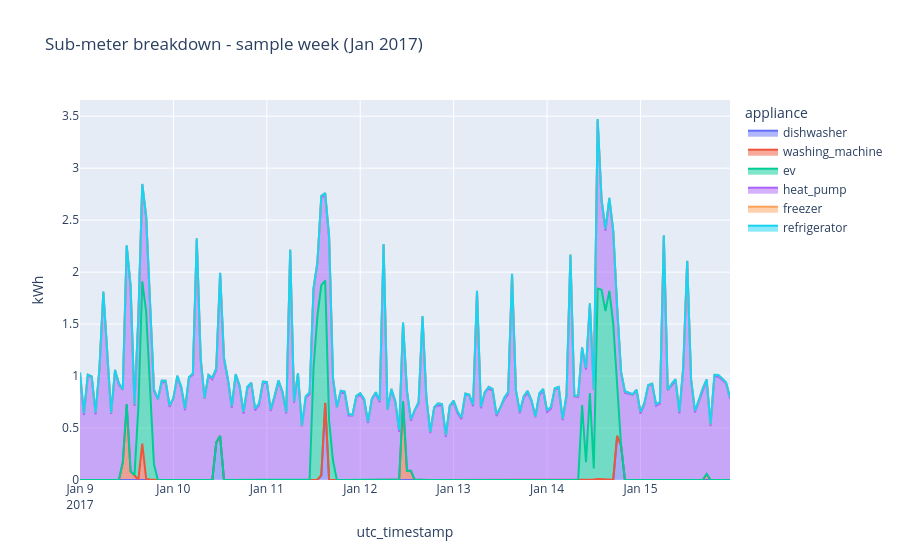

The notebook cell this image was saved under:
### Code cell
# sub-meter stacked area for a representative week - confirms which appliances are shiftable
sample = hourly.loc['2017-01-09':'2017-01-15', ['dishwasher','washing_machine','ev','heat_pump','freezer','refrigerator']].fillna(0)
fig = px.area(sample, title='Sub-meter breakdown - sample week (Jan 2017)', labels=dict(value='kWh', variable='appliance'))
fig.show()

### Figure 1 — Plotly figure (JSON) as saved in the notebook; plotly's stock layout.template omitted (floating-point values rounded to 4 significant figures; data arrays with more than 128 entries replaced by an {"elided": "..."} marker saying what was removed)
{"data": [{"fillpattern": {"shape": ""}, "hovertemplate": "appliance=dishwasher<br>utc_timestamp=%{x}<br>kWh=%{y}<extra></extra>", "legendgroup": "dishwasher", "line": {"color": "#636efa"}, "marker": {"symbol": "circle"}, "mode": "lines", "name": "dishwasher", "orientation": "v", "showlegend": true, "stackgroup": "1", "type": "scatter", "x": {"elided": "168 str values"}, "xaxis": "x", "y": {"elided": "168 float values"}, "yaxis": "y"}, {"fillpattern": {"shape": ""}, "hovertemplate": "appliance=washing_machine<br>utc_timestamp=%{x}<br>kWh=%{y}<extra></extra>", "legendgroup": "washing_machine", "line": {"color": "#EF553B"}, "marker": {"symbol": "circle"}, "mode": "lines", "name": "washing_machine", "orientation": "v", "showlegend": true, "stackgroup": "1", "type": "scatter", "x": {"elided": "168 str values"}, "xaxis": "x", "y": {"elided": "168 float values"}, "yaxis": "y"}, {"fillpattern": {"shape": ""}, "hovertemplate": "appliance=ev<br>utc_timestamp=%{x}<br>kWh=%{y}<extra></extra>", "legendgroup": "ev", "line": {"color": "#00cc96"}, "marker": {"symbol": "circle"}, "mode": "lines", "name": "ev", "orientation": "v", "showlegend": true, "stackgroup": "1", "type": "scatter", "x": {"elided": "168 str values"}, "xaxis": "x", "y": {"elided": "168 float values"}, "yaxis": "y"}, {"fillpattern": {"shape": ""}, "hovertemplate": "appliance=heat_pump<br>utc_timestamp=%{x}<br>kWh=%{y}<extra></extra>", "legendgroup": "heat_pump", "line": {"color": "#ab63fa"}, "marker": {"symbol": "circle"}, "mode": "lines", "name": "heat_pump", "orientation": "v", "showlegend": true, "stackgroup": "1", "type": "scatter", "x": {"elided": "168 str values"}, "xaxis": "x", "y": {"elided": "168 float values"}, "yaxis": "y"}, {"fillpattern": {"shape": ""}, "hovertemplate": "appliance=freezer<br>utc_timestamp=%{x}<br>kWh=%{y}<extra></extra>", "legendgroup": "freezer", "line": {"color": "#FFA15A"}, "marker": {"symbol": "circle"}, "mode": "lines", "name": "freezer", "orientation": "v", "showlegend": true, "stackgroup": "1", "type": "scatter", "x": {"elided": "168 str values"}, "xaxis": "x", "y": {"elided": "168 float values"}, "yaxis": "y"}, {"fillpattern": {"shape": ""}, "hovertemplate": "appliance=refrigerator<br>utc_timestamp=%{x}<br>kWh=%{y}<extra></extra>", "legendgroup": "refrigerator", "line": {"color": "#19d3f3"}, "marker": {"symbol": "circle"}, "mode": "lines", "name": "refrigerator", "orientation": "v", "showlegend": true, "stackgroup": "1", "type": "scatter", "x": {"elided": "168 str values"}, "xaxis": "x", "y": {"elided": "168 float values"}, "yaxis": "y"}], "layout": {"legend": {"title": {"text": "appliance"}, "tracegroupgap": 0}, "title": {"text": "Sub-meter breakdown - sample week (Jan 2017)"}, "xaxis": {"anchor": "y", "domain": [0, 1], "title": {"text": "utc_timestamp"}}, "yaxis": {"anchor": "x", "domain": [0, 1], "title": {"text": "kWh"}}}}
